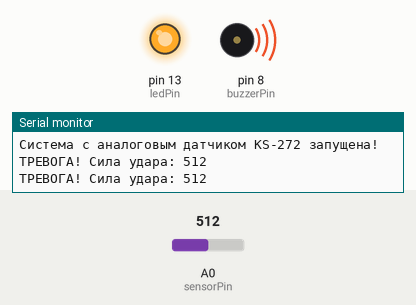
The sketch below on a simulated Arduino Uno, built with avr-gcc and run on an emulated ATmega328P. Parts: output pins drawn as LEDs (lit = HIGH), buzzer (waves = sounding), the last lines printed to the serial monitor. The test bench sets the inputs (shaded band); at power-on: A0 (sensorPin) = 512.

Above: at 1.8 s.
1.9 s: A0 (sensorPin) set to 109
3.4 s: A0 (sensorPin) set to 92
At 4.6 s:
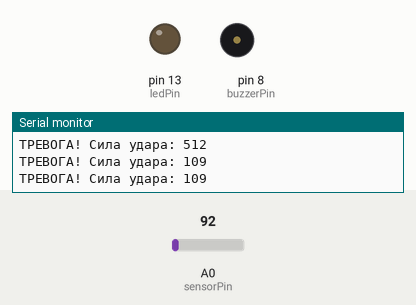
5.6 s: A0 (sensorPin) set to 110
At 6.8 s:
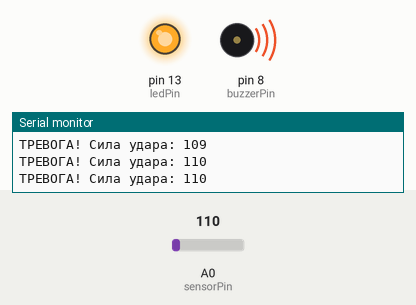
7.1 s: A0 (sensorPin) set to 90
At 7.9 s:
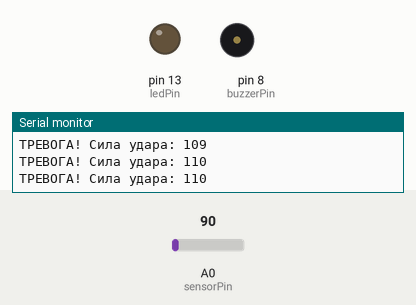
Timing chart, 0 to 10.1 s (numbered marks = the images above; inputs shaded):
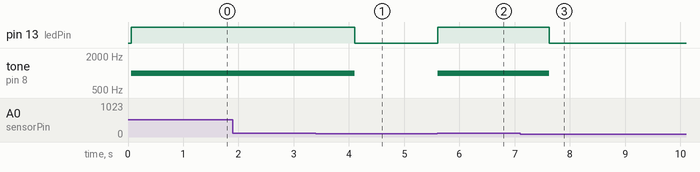

Measured:
- the behaviour switches between 101 and 100 on A0 (sensorPin) (found by bisection; images 0 and 1)
- after the input at 3.4 s, pin 13 (ledPin): HIGH → LOW after 0.70 s; tone on pin 8 (buzzerPin): 1000 Hz → silent after 0.70 s
- after the input at 5.6 s, pin 13 (ledPin): LOW → HIGH at once; tone on pin 8 (buzzerPin): silent → 1000 Hz at once
- after the input at 7.1 s, pin 13 (ledPin): HIGH → LOW after 0.52 s; tone on pin 8 (buzzerPin): 1000 Hz → silent after 0.52 s

The sketch:

Blink.ino
```cpp
const int sensorPin = A0;  // Пин датчика KS-272 (Аналоговый A0)
const int buzzerPin = 8;   // Пин пищалки
const int ledPin = 13;     // Пин светодиода

// ПОРОГ ЧУВСТВИТЕЛЬНОСТИ (Настройка датчика)
// Если сила тряски больше этого числа, сработает тревога.
// Чем число больше - тем сильнее нужно ударить по столу.
int threshold = 100;

void setup() {
  pinMode(buzzerPin, OUTPUT);
  pinMode(ledPin, OUTPUT);

  Serial.begin(9600);
  Serial.println("Система с аналоговым датчиком KS-272 запущена!");
}

void loop() {
  // Читаем силу вибрации от 0 до 1023
  int vibrationValue = analogRead(sensorPin);

  // Если сила вибрации превышает наш порог
  if (vibrationValue > threshold) {
    Serial.print("ТРЕВОГА! Сила удара: ");
    Serial.println(vibrationValue); // Печатаем силу удара в порт

    digitalWrite(ledPin, HIGH); // Включаем свет
    tone(buzzerPin, 1000);      // Включаем звук
    delay(1000);                // Сигнализация орет 1 секунду

  } else {
    // Всё спокойно
    digitalWrite(ledPin, LOW);
    noTone(buzzerPin);
  }

  delay(10); // Небольшая пауза
}
```
